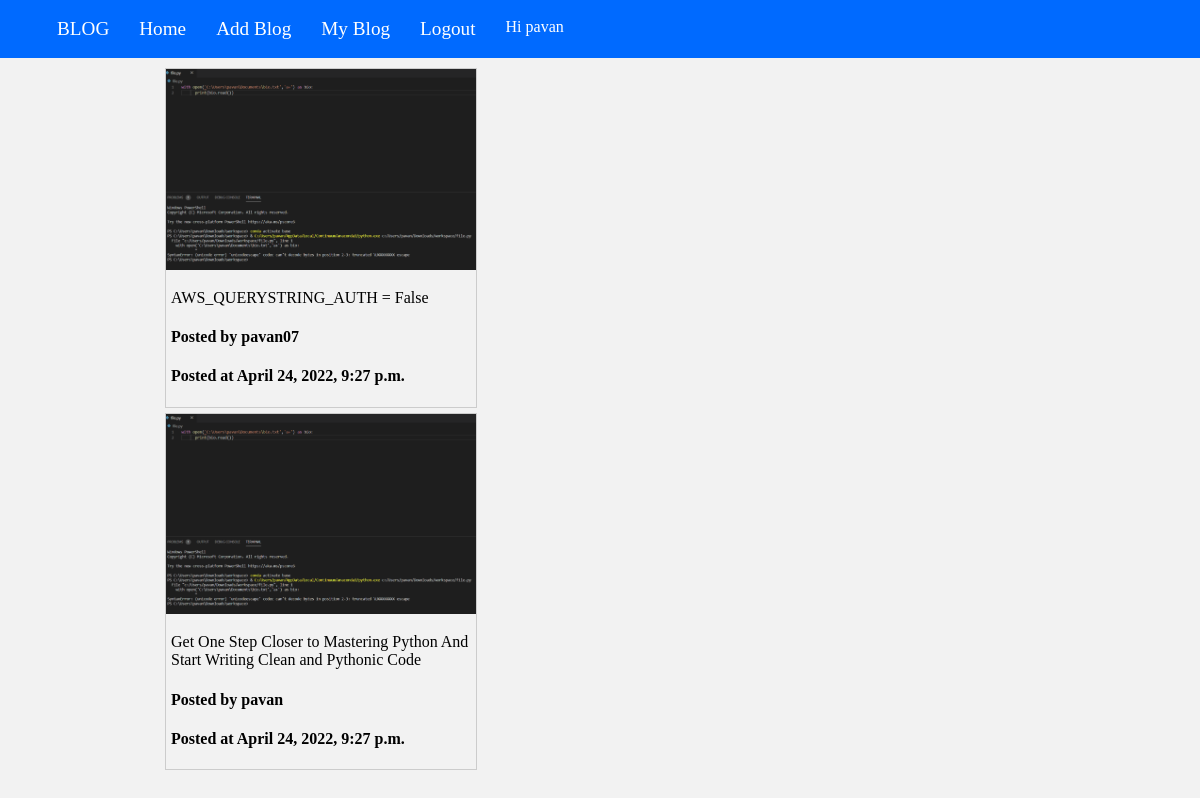
The app's page / (signed in) with its own data.
### blog/models.py (models this page shows)
class blog(models.Model):
    user  = models.ForeignKey(User,on_delete=models.CASCADE)
    title = models.TextField()
    content  = models.TextField()
    date_posted = timezone.localtime(timezone.now())
    img1 = models.ImageField(upload_to='images/',blank=True)
    img2 = models.ImageField(upload_to='images/',blank=True)
    id = models.AutoField(primary_key=True)

### blog/views.py (the view)
# urls.py: path('',home,name='home'),
@login_required(login_url='login')
def home(request):
    blogs = blog.objects.all()
    name = User.username
    run = True
    if len(blogs) ==0:
        run = False
    return render(request,'home.html',{'blogs':blogs,'User':User,'run':run})

### blog/templates/home.html (shortened to what this page needs)
{% load static%}
<!DOCTYPE html>
<html>
<head>
	<link rel="stylesheet" href="{%static 'home2.css'%}">
</head>
<body>
<div class="nav">
    <ul>
        <li><a href="{% url 'home' %}">BLOG</a></li>
        <li><a href="{% url 'home' %}">Home</a></li>
		<li><a href="{% url 'add_blog' %}">Add Blog</a></li>
		<li><a href = "{%url 'my_blog'%}">My Blog</a></li>
        <li ><a href="{% url 'logout' %}">Logout</a></li>
		<li>Hi {{user.username}}</li>
    </ul>
</div>
<div class = "box">
	{%if run%}
	{%for blog in blogs%}
	<div class="gallery">
		<a target="_blank" href="{%url 'blog_view' blog.id %}">
		<img src="{{ blog.img1.url }}" alt=""></a>
		<div class="desc">{{blog.title}}</div>
		<h4 class="user_name">Posted by {{blog.user.username}}</h4>
		<h4 class="time_stamp">Posted at {{blog.date_posted}}</h4>
	</div>
	{% endfor %}
	{%else%}
	<h1>No blogs to display, Go on write your first blog</h1>
	{%endif%}
</div>
</body>
</html>

### blog/static/home2.css (style rules this page uses)
body { background-color: #f2f2f2; margin: 0; }
.nav { background-color: #006aff; color: #fff; display: flex; justify-content: space-between; align-items: left; padding: 2px; margin-top: 0; }
.nav ul { display: flex; justify-content: space-between; list-style: none; }
.nav ul li { padding:0 15px; }
.nav ul li a { color: #fff; text-decoration: none; font-size: larger; margin-top: 5px; }
.box { margin: 10px 150px; flex-wrap: wrap; justify-content: center; }
.gallery { flex : 1; flex-basis: 300px; margin: 5px 15px; border: 1px solid #ccc; width: 310px; }
div.gallery img { width: 100%; height: auto; }
.desc { padding: 15px 5px 0px 5px; text-align: left; max-height: 105px; overflow-y: scroll; }
.user_name { margin-left: 5px; }
.time_stamp { margin-left: 5px; }

### records on screen
blog: img1 (picture), title "AWS_QUERYSTRING_AUTH = False", user.username "pavan07", date_posted "April 24, 2022, 9:27 p.m."
blog: img1 (picture), title "Get One Step Closer to Mastering Python And Start Writing Clean and Pythonic Code", user.username "pavan", date_posted "April 24, 2022, 9:27 p.m."

### other values on screen
{{ user.username }} "pavan"
